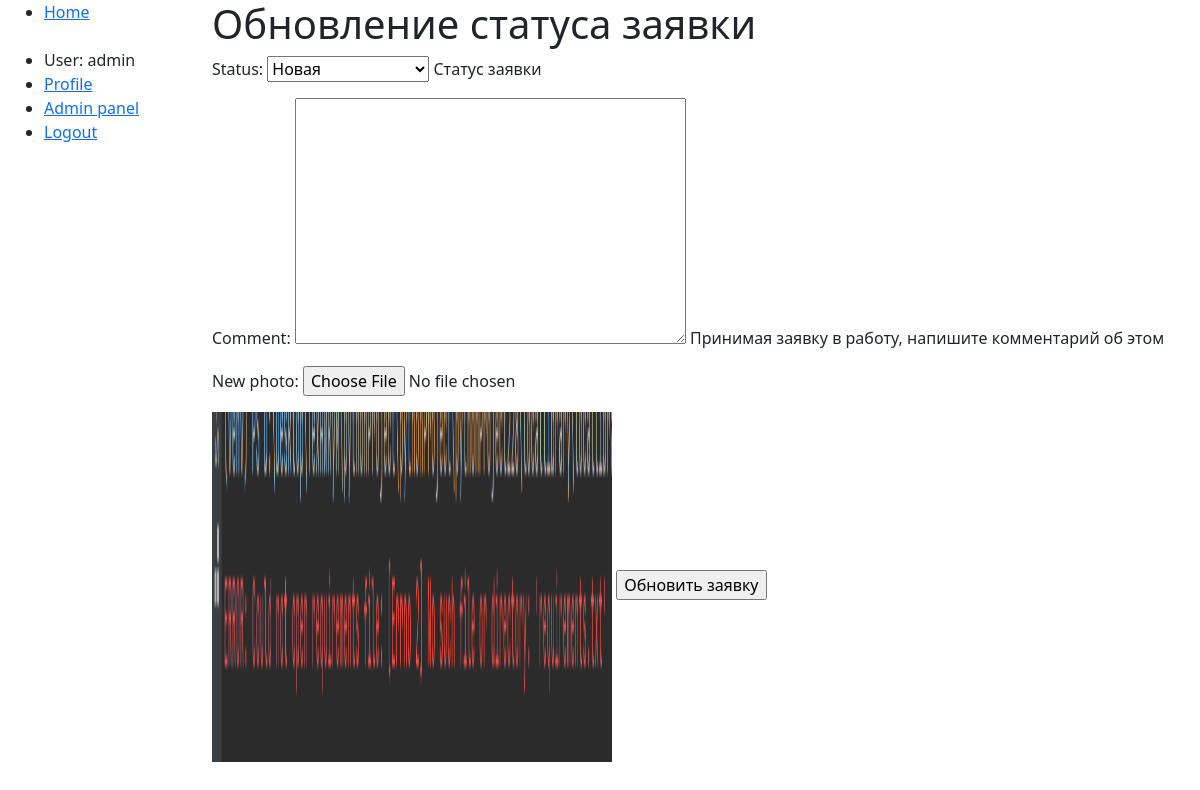
Page /applications/4/update (signed in) on the committed database.
### portal/models.py (models this page shows, shortened)
class AdvUser(AbstractUser):
    username = models.CharField(max_length=255, validators=[validate_latin], unique=True)
    fio = models.CharField(help_text='ФИО через пробел', max_length=128, validators=[validate_cyrillic])
    personal_data_agreement = models.BooleanField(default=False,
                                                  help_text='Согласие на обработку персональных данных')

class Application(models.Model):
    name = models.CharField(help_text='Наименование заявки', max_length=255)
    description = models.TextField(help_text='Описание заявки')
    category = models.ForeignKey(Category, help_text='Категория заявки', on_delete=models.CASCADE)
    comment = models.TextField(help_text='Принимая заявку в работу, напишите комментарий об этом', default=None,
                               blank=True, null=True)
    APPLICATION_STATUS = (
        ('n', 'Новая'),
        ('a', 'Принято в работу'),
        ('d', 'Выполнено')
    )
    author = models.ForeignKey(AdvUser, on_delete=models.CASCADE)
    status = models.CharField(max_length=1, choices=APPLICATION_STATUS, blank=True, default='n',
                              help_text='Статус заявки')
    photo = models.ImageField(upload_to='media/',
                              validators=[FileExtensionValidator(allowed_extensions=['jpeg', 'jpg', 'png', 'bmp']),
                                          validate_file_size])
    new_photo = models.ImageField(upload_to='media/',
                                     validators=[
                                         FileExtensionValidator(allowed_extensions=['jpeg', 'jpg', 'png', 'bmp']),
                                         validate_file_size], blank=True, default=None, null=True)
    date = models.DateTimeField(default=django.utils.timezone.now)

### portal/views.py (the view)
# urls.py: path('applications/<int:pk>/update', AdminUpdateApplicationView.as_view(), name='app-update'),
class AdminUpdateApplicationView(PermissionRequiredMixin, generic.UpdateView):
    permission_required = 'is_staff'
    template_name = 'personal/update_application.html'
    model = Application
    form_class = ApplicationUpdateStatusForm
    success_url = reverse_lazy('admin')

### portal/forms.py (shortened to what this page needs)
class ApplicationUpdateStatusForm(forms.ModelForm):
    class Meta:
        model = Application
        fields = ('status', 'comment', 'new_photo')

### portal/templates/personal/update_application.html (shortened to what this page needs)
{% extends "base_generic.html" %}
{% block content %}
{% if application.status == 'd' or application.status == 'a' %}
<h3>Вы не можете обновить данную заявку</h3>
<a href="{% url 'admin' %}">Назад</a>
{% else %}
<h1>Обновление статуса заявки</h1>
<form method="post" enctype="multipart/form-data">
    {{ form.as_p }}
    <img src="{{ application.photo.url }}" alt="Изображение не найдено" width="400px" height="350px">
    <input type="submit" value="Обновить заявку">
</form>
{% endif %}
{% endblock %}

### portal/templates/base_generic.html (shortened to what this page needs)
<!DOCTYPE html>
<html lang="en">
<head>
    <link
            href="https://cdn.jsdelivr.net/npm/bootstrap@5.1.3/dist/css/bootstrap.min.css"
            rel="stylesheet"
/>
    {% load static %}
</head>
<body>
<div class="container-fluid">
    <div class="row">
        <div class="col-sm-2">
            {% block sidebar %}
            <ul class="sidebar-nav">
                <li><a href="{% url 'index' %}">Home</a></li>
                <br>
                {% if user.is_authenticated %}
                <li>User: {{ user.get_username }}</li>
                <li><a href="{% url 'profile' %}">Profile</a></li>
                {% if user.is_staff %}
                <li><a href="{% url 'admin' %}">Admin panel</a></li>
                {% endif %}
                <li><a href="{% url 'logout' %}">Logout</a></li>
                {% else %}
                <li><a href="{% url 'registration' %}">Signup</a></li>
                <li><a href="{% url 'login' %}">Login</a></li>
                {% endif %}
                <br>
            </ul>
            {% endblock %}
        </div>
        <div class="col-sm-10 ">{% block content %}{% endblock %}</div>
    </div>
</div>
</body>
</html>

### rows in the picture
AdvUser: get_username "admin"
Application: status "Новая", photo (picture)
